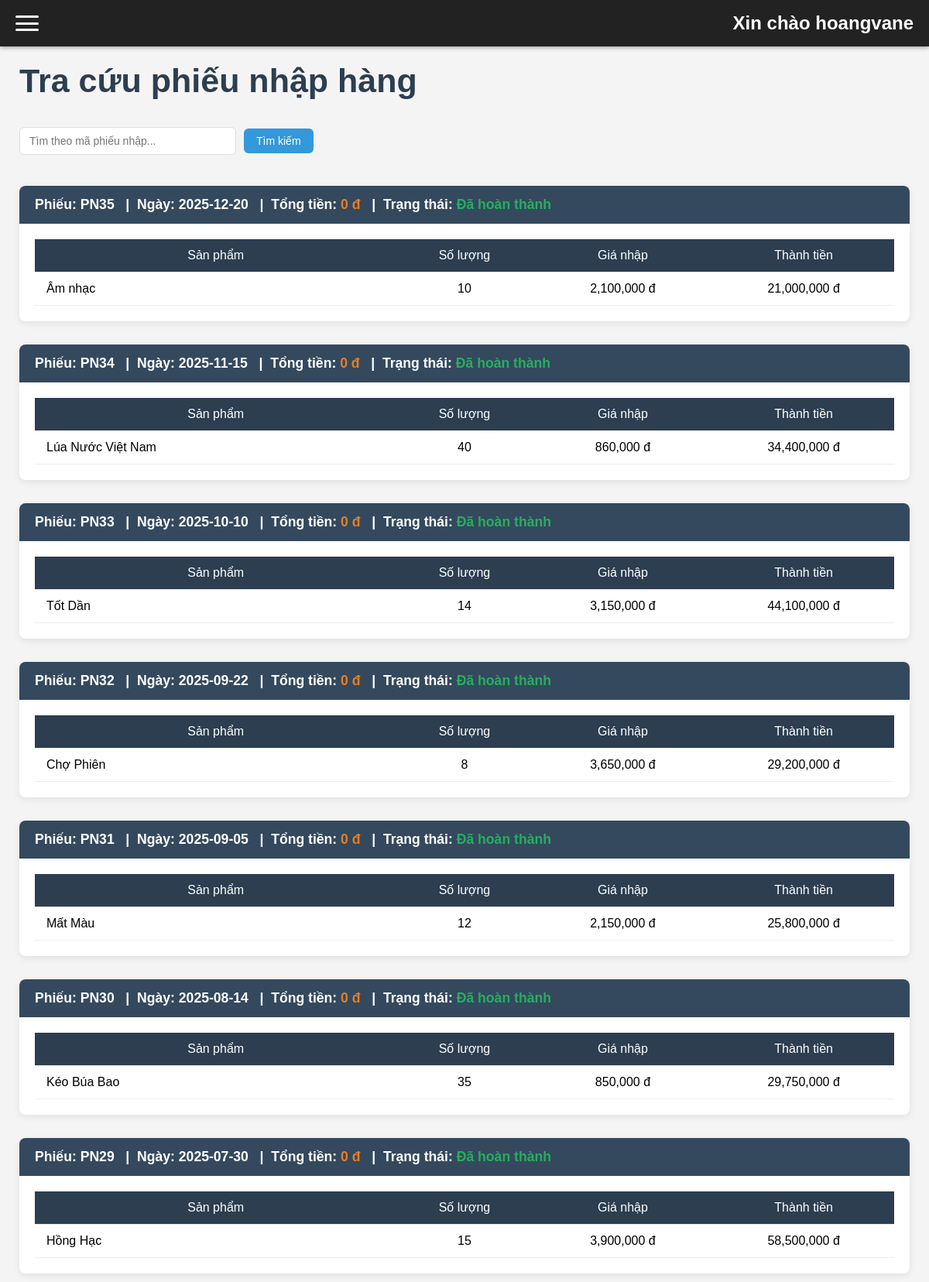
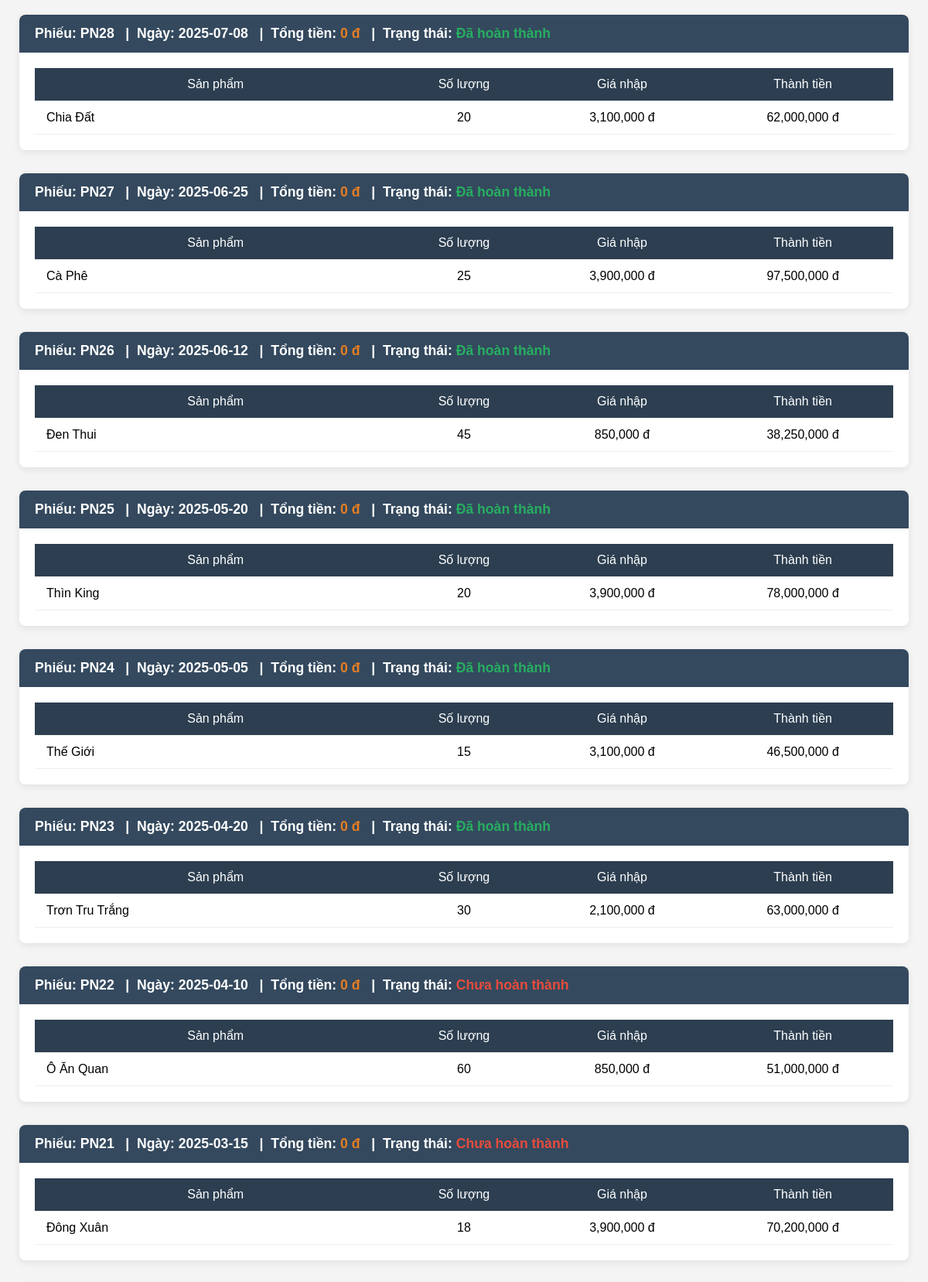
The page /admin.php?page=nhaphang_tracuu (signed in, upper part) on the database its author committed (2 pictures, top to bottom).
### tables this page shows
CREATE TABLE phieunhap(
    maphieunhap varchar(20) primary key not null,
    ngaynhap date default (current_date),
    tongtienpn float not null default 0 check (tongtienpn >=0),
    trangthaipn varchar(20) not null,
    maNCC varchar(20),
    foreign key(maNCC) references nhacungcap(maNCC)
);

CREATE TABLE chitietphieunhap(
    gianhap float not null check(gianhap>0),
    soluongnhap int not null check(soluongnhap>0),
    tongtien float generated always as(gianhap*soluongnhap) stored,
    masp int not null,
    maphieunhap varchar(20),
    foreign key (masp) references sanpham(masp),
    foreign key (maphieunhap) references phieunhap(maphieunhap)
);

CREATE TABLE sanpham(
    masp int auto_increment primary key not null,
    tensp varchar(225) not null,
    hientrang varchar(20) not null,
    donvitinh varchar(20) not null,
    motasp varchar(225) not null,
    soluongtontheolo int not null DEFAULT 0,
    hinhanh varchar(225) not null,
    phantramloinhuanmongmuon float not null check(phantramloinhuanmongmuon > 0),
    giavon float not null DEFAULT 0,
    giabandexuat float not null DEFAULT 0,
    maloai varchar(20),
    foreign key (maloai) references loai(maloai)
);

### nhaphang_tracuu.php (the view, shortened to what this page needs)
<?php
require_once 'db.php';
$timphieu = isset($_GET['timphieu']) ? mysqli_real_escape_string($conn, $_GET['timphieu']) : '';
$where = $timphieu ? "WHERE maphieunhap LIKE '%$timphieu%'" : "";
$result = mysqli_query($conn, "SELECT * FROM phieunhap $where ORDER BY ngaynhap DESC, maphieunhap DESC");
?>
<!DOCTYPE html>
<html lang="vi">
<head>
</head>
<body>
    <h1>Tra cứu phiếu nhập hàng</h1>
    <div class="search-form">
        <form method="get" action="admin.php" style="display: flex; align-items: center; gap: 10px; flex-wrap: wrap;">
            <input type="text" name="timphieu"
                   placeholder="Tìm theo mã phiếu nhập..."
                   value="<?= htmlspecialchars($timphieu ?? '') ?>"
                   style="min-width: 280px;">
            <button type="submit" class="btn btn-primary">Tìm kiếm</button>
        </form>
    </div>
    <?php while ($pn = mysqli_fetch_assoc($result)):
        $is_editable = ($pn['trangthaipn'] === 'Chưa hoàn thành');
    ?>
    <div class="card">
        <div class="card-header">
            <div>
                <strong>Phiếu:</strong> <?= htmlspecialchars($pn['maphieunhap']) ?>
                  |  <strong>Ngày:</strong> <?= $pn['ngaynhap'] ?? '—' ?>
                  |  <strong>Tổng tiền:</strong> <span class="total"><?= number_format($pn['tongtienpn']) ?> đ</span>
                  |  Trạng thái:
                <span class="<?= $is_editable ? 'status-pending' : 'status-done' ?>">
                    <?= htmlspecialchars($pn['trangthaipn']) ?>
                </span>
            </div>
        </div>
        <div style="padding: 20px;">
            <table>
                <thead>
                <tr>
                    <th style="width:40%">Sản phẩm</th>
                    <th style="width:15%">Số lượng</th>
                    <th style="width:20%">Giá nhập</th>
                    <th style="width:20%">Thành tiền</th>
                </tr>
                </thead>
                <tbody>
                <?php
                $ct_sql = "SELECT c.*, s.tensp
                           FROM chitietphieunhap c
                           JOIN sanpham s ON c.masp = s.masp
                           WHERE c.maphieunhap = '{$pn['maphieunhap']}'";
                $ct_result = mysqli_query($conn, $ct_sql);
                while ($ct = mysqli_fetch_assoc($ct_result)):
                    $thanhtien = $ct['soluongnhap'] * $ct['gianhap'];
                ?>
                <tr>
                    <td class="text-left"><?= htmlspecialchars($ct['tensp']) ?></td>
                    <td><?= number_format($ct['soluongnhap']) ?></td>
                    <td><?= number_format($ct['gianhap']) ?> đ</td>
                    <td><?= number_format($thanhtien) ?> đ</td>
                </tr>
                <?php endwhile; ?>
                </tbody>
            </table>
        </div>
    </div>
    <?php endwhile; ?>
</body>
</html>

### admin.php (style rules this page uses)
* { margin: 0; padding: 0; box-sizing: border-box; }
body { font-family: Arial, sans-serif; background: #f4f4f4; min-height: 100vh; }

### nhaphang_tracuu.php (style rules this page uses)
body { font-family: Arial, sans-serif; background: #f4f4f4; min-height: 100vh; }
.card { background: white; border-radius: 8px; box-shadow: 0 3px 10px rgba(0,0,0,0.08); margin-bottom: 30px; overflow: hidden; }
.card-header { background: #34495e; color: white; padding: 14px 20px; font-size: 1.1em; font-weight: 600; display: flex; justify-content: space-between; align-items: center; flex-wrap: wrap; gap: 15px; }
.status-done { color: #27ae60; font-weight: bold; }
.status-pending { color: #e74c3c; font-weight: bold; }
.btn { padding: 8px 16px; border: none; border-radius: 6px; cursor: pointer; font-size: 14px; transition: all 0.2s; text-decoration: none; display: inline-block; }
.btn-primary { background: #3498db; color: white; }
form { margin: 15px 0; }
input, select { padding: 9px 12px; border: 1px solid #ddd; border-radius: 6px; font-size: 14px; }
table { width: 100%; border-collapse: collapse; background: white; }
th, td { padding: 12px 15px; text-align: center; border-bottom: 1px solid #eee; }
th { background: #2c3e50; color: white; font-weight: 500; }
td.text-left { text-align: left; }
.total { font-weight: bold; color: #e67e22; }
.search-form { display: flex; align-items: center; gap: 10px; flex-wrap: wrap; margin-bottom: 25px; }
h1 { color: #2c3e50; margin-bottom: 20px; font-weight: bold; font-size: 43px; }

### rows shown on the page
phieunhap: maphieunhap "PN35", ngaynhap "2025-12-20", tongtienpn "0", trangthaipn "Đã hoàn thành"
chitietphieunhap: masp.tensp "Âm nhạc", soluongnhap "10", gianhap "2,100,000", thanhtien "21,000,000"
phieunhap: maphieunhap "PN34", ngaynhap "2025-11-15", tongtienpn "0", trangthaipn "Đã hoàn thành"
chitietphieunhap: masp.tensp "Lúa Nước Việt Nam", soluongnhap "40", gianhap "860,000", thanhtien "34,400,000"
phieunhap: maphieunhap "PN33", ngaynhap "2025-10-10", tongtienpn "0", trangthaipn "Đã hoàn thành"
chitietphieunhap: masp.tensp "Tốt Dần", soluongnhap "14", gianhap "3,150,000", thanhtien "44,100,000"
phieunhap: maphieunhap "PN32", ngaynhap "2025-09-22", tongtienpn "0", trangthaipn "Đã hoàn thành"
chitietphieunhap: masp.tensp "Chợ Phiên", soluongnhap "8", gianhap "3,650,000", thanhtien "29,200,000"
phieunhap: maphieunhap "PN31", ngaynhap "2025-09-05", tongtienpn "0", trangthaipn "Đã hoàn thành"
chitietphieunhap: masp.tensp "Mất Màu", soluongnhap "12", gianhap "2,150,000", thanhtien "25,800,000"
phieunhap: maphieunhap "PN30", ngaynhap "2025-08-14", tongtienpn "0", trangthaipn "Đã hoàn thành"
chitietphieunhap: masp.tensp "Kéo Búa Bao", soluongnhap "35", gianhap "850,000", thanhtien "29,750,000"
phieunhap: maphieunhap "PN29", ngaynhap "2025-07-30", tongtienpn "0", trangthaipn "Đã hoàn thành"
chitietphieunhap: masp.tensp "Hồng Hạc", soluongnhap "15", gianhap "3,900,000", thanhtien "58,500,000"
phieunhap: maphieunhap "PN28", ngaynhap "2025-07-08", tongtienpn "0", trangthaipn "Đã hoàn thành"
chitietphieunhap: masp.tensp "Chia Đất", soluongnhap "20", gianhap "3,100,000", thanhtien "62,000,000"
phieunhap: maphieunhap "PN27", ngaynhap "2025-06-25", tongtienpn "0", trangthaipn "Đã hoàn thành"
chitietphieunhap: masp.tensp "Cà Phê", soluongnhap "25", gianhap "3,900,000", thanhtien "97,500,000"
phieunhap: maphieunhap "PN26", ngaynhap "2025-06-12", tongtienpn "0", trangthaipn "Đã hoàn thành"
chitietphieunhap: masp.tensp "Đen Thui", soluongnhap "45", gianhap "850,000", thanhtien "38,250,000"
phieunhap: maphieunhap "PN25", ngaynhap "2025-05-20", tongtienpn "0", trangthaipn "Đã hoàn thành"
chitietphieunhap: masp.tensp "Thìn King", soluongnhap "20", gianhap "3,900,000", thanhtien "78,000,000"
phieunhap: maphieunhap "PN24", ngaynhap "2025-05-05", tongtienpn "0", trangthaipn "Đã hoàn thành"
chitietphieunhap: masp.tensp "Thế Giới", soluongnhap "15", gianhap "3,100,000", thanhtien "46,500,000"
phieunhap: maphieunhap "PN23", ngaynhap "2025-04-20", tongtienpn "0", trangthaipn "Đã hoàn thành"
chitietphieunhap: masp.tensp "Trơn Tru Trắng", soluongnhap "30", gianhap "2,100,000", thanhtien "63,000,000"
phieunhap: maphieunhap "PN22", ngaynhap "2025-04-10", tongtienpn "0", trangthaipn "Chưa hoàn thành"
chitietphieunhap: masp.tensp "Ô Ăn Quan", soluongnhap "60", gianhap "850,000", thanhtien "51,000,000"
phieunhap: maphieunhap "PN21", ngaynhap "2025-03-15", tongtienpn "0", trangthaipn "Chưa hoàn thành"
chitietphieunhap: masp.tensp "Đông Xuân", soluongnhap "18", gianhap "3,900,000", thanhtien "70,200,000"

### other values the page prints
$_SESSION['admin'] "hoangvane"
